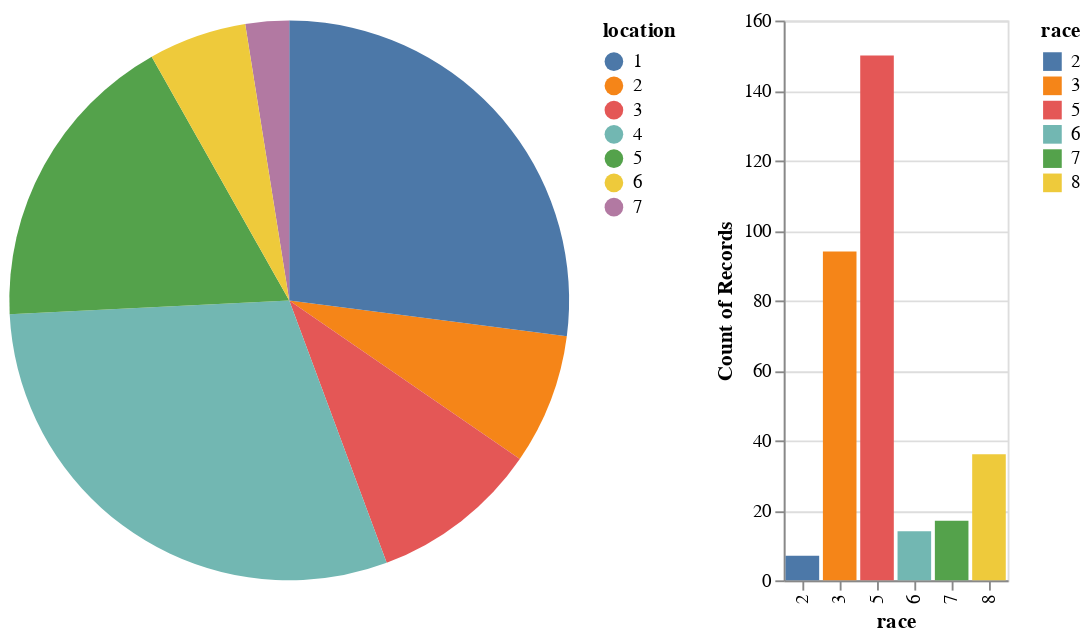

Notebook code for this chart:
### Code cell
selection = alt.selection_point(fields = ['location'])
secondaryField = 'race'

location = alt.Chart(df.to_pandas()).mark_arc().encode(
    angle = 'count()',
    tooltip = [
        'location',
        'count()'
    ],
    color = 'location:N'
).add_params(selection)

secondary = alt.Chart(df.to_pandas()).mark_bar().encode(
    x = f"{secondaryField}:N",
    y = 'count()',
    color = f"{secondaryField}:N",
    tooltip = [
        alt.Tooltip(secondaryField, title = secondaryField)
    ],
).transform_filter(selection)

chart = location | secondary
chart.resolve_scale(color = 'independent')

### Figure 1 — Vega-Lite specification as saved in the notebook (floating-point values rounded to 4 significant figures; data arrays with more than 128 entries replaced by an {"elided": "..."} marker saying what was removed)
{"config": {"view": {"continuousWidth": 300, "continuousHeight": 300}}, "hconcat": [{"data": {"name": "data-a41e3f22a703390eca3c8ac7067d0d1a"}, "mark": {"type": "arc"}, "encoding": {"angle": {"aggregate": "count", "type": "quantitative"}, "color": {"field": "location", "type": "nominal"}, "tooltip": [{"field": "location", "type": "quantitative"}, {"aggregate": "count", "type": "quantitative"}]}, "name": "view_12"}, {"data": {"name": "data-a41e3f22a703390eca3c8ac7067d0d1a"}, "mark": {"type": "bar"}, "encoding": {"color": {"field": "race", "type": "nominal"}, "tooltip": [{"field": "race", "title": "race", "type": "quantitative"}], "x": {"field": "race", "type": "nominal"}, "y": {"aggregate": "count", "type": "quantitative"}}, "transform": [{"filter": {"param": "param_13"}}]}], "params": [{"name": "param_13", "select": {"type": "point", "fields": ["location"]}, "views": ["view_12"]}], "resolve": {"scale": {"color": "independent"}}, "$schema": "https://vega.github.io/schema/vega-lite/v5.16.3.json", "datasets": {"data-a41e3f22a703390eca3c8ac7067d0d1a": {"elided": "318 records"}}}
